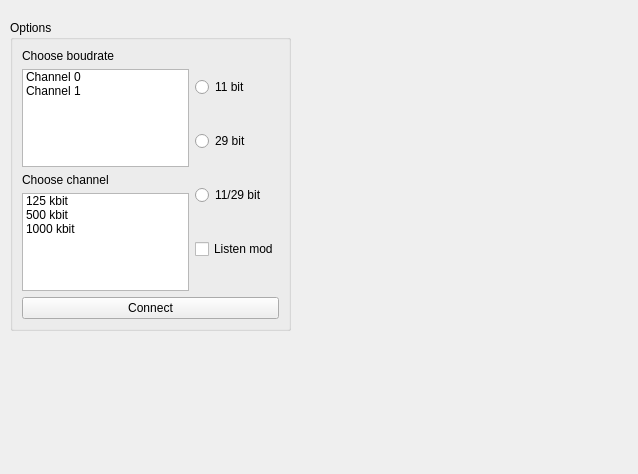
<?xml version="1.0" encoding="UTF-8"?>
<ui version="4.0">
 <class>SettingsWindow</class>
 <widget class="QWidget" name="SettingsWindow">
  <property name="geometry">
   <rect>
    <x>0</x>
    <y>0</y>
    <width>638</width>
    <height>474</height>
   </rect>
  </property>
  <property name="windowTitle">
   <string>Settings</string>
  </property>
  <widget class="QGroupBox" name="groupBox">
   <property name="geometry">
    <rect>
     <x>10</x>
     <y>20</y>
     <width>281</width>
     <height>311</height>
    </rect>
   </property>
   <property name="title">
    <string>Options</string>
   </property>
   <layout class="QVBoxLayout" name="verticalLayout_3">
    <item>
     <layout class="QVBoxLayout" name="verticalLayout_5">
      <item>
       <layout class="QHBoxLayout" name="horizontalLayout">
        <item>
         <layout class="QVBoxLayout" name="verticalLayout_4">
          <item>
           <widget class="QLabel" name="label_3">
            <property name="text">
             <string>Choose boudrate</string>
            </property>
           </widget>
          </item>
          <item>
           <widget class="QListWidget" name="listWidget">
            <item>
             <property name="text">
              <string>Channel 0</string>
             </property>
            </item>
            <item>
             <property name="text">
              <string>Channel 1</string>
             </property>
            </item>
           </widget>
          </item>
          <item>
           <layout class="QVBoxLayout" name="verticalLayout_2">
            <item>
             <widget class="QLabel" name="label_2">
              <property name="text">
               <string>Choose channel</string>
              </property>
             </widget>
            </item>
            <item>
             <widget class="QListWidget" name="listWidget_2">
              <item>
               <property name="text">
                <string>125 kbit</string>
               </property>
              </item>
              <item>
               <property name="text">
                <string>500 kbit</string>
               </property>
              </item>
              <item>
               <property name="text">
                <string>1000 kbit</string>
               </property>
              </item>
             </widget>
            </item>
           </layout>
          </item>
         </layout>
        </item>
        <item>
         <layout class="QVBoxLayout" name="verticalLayout">
          <item>
           <widget class="QRadioButton" name="radioButton">
            <property name="text">
             <string>11 bit</string>
            </property>
           </widget>
          </item>
          <item>
           <widget class="QRadioButton" name="radioButton_2">
            <property name="text">
             <string>29 bit</string>
            </property>
           </widget>
          </item>
          <item>
           <widget class="QRadioButton" name="radioButton_3">
            <property name="text">
             <string>11/29 bit</string>
            </property>
           </widget>
          </item>
          <item>
           <layout class="QVBoxLayout" name="verticalLayout_6">
            <item>
             <layout class="QVBoxLayout" name="verticalLayout_7"/>
            </item>
            <item>
             <widget class="QCheckBox" name="checkBox">
              <property name="text">
               <string>Listen mod</string>
              </property>
             </widget>
            </item>
           </layout>
          </item>
         </layout>
        </item>
       </layout>
      </item>
      <item>
       <widget class="QPushButton" name="Connect">
        <property name="text">
         <string>Connect</string>
        </property>
       </widget>
      </item>
     </layout>
    </item>
   </layout>
  </widget>
 </widget>
 <resources/>
 <connections/>
</ui>
